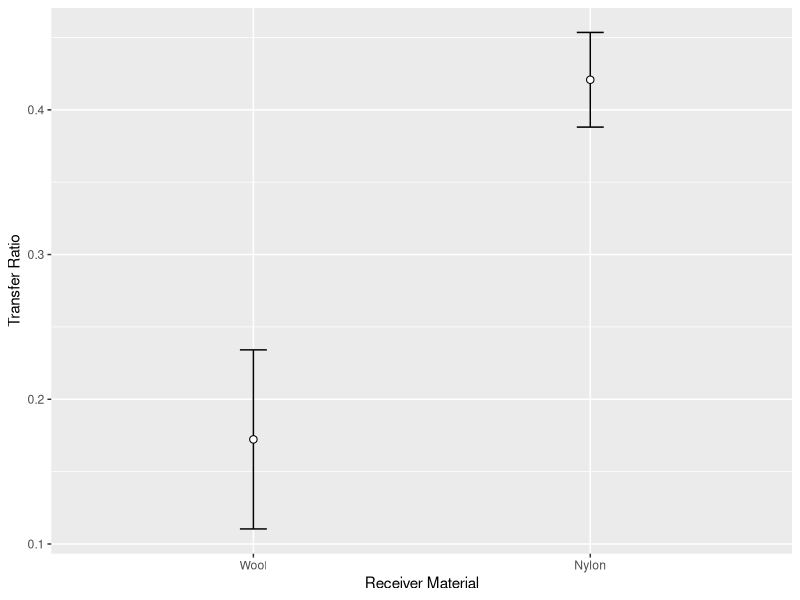
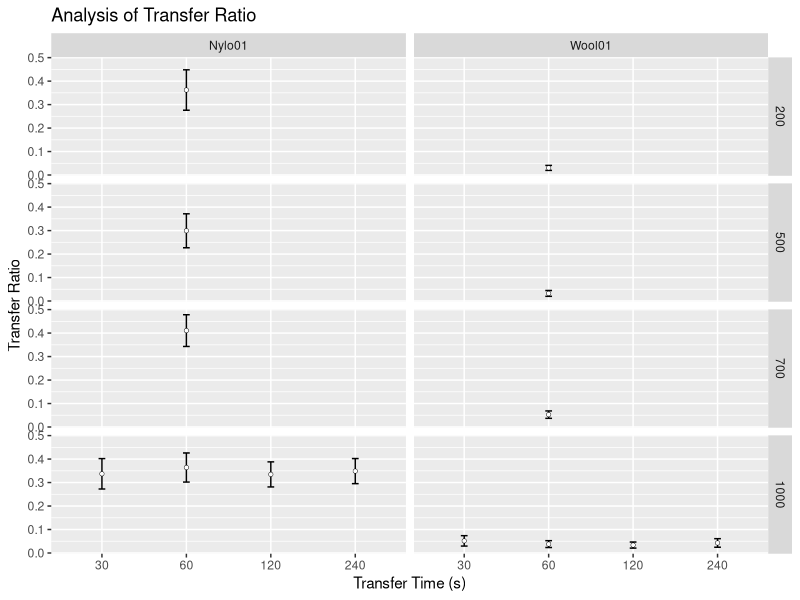
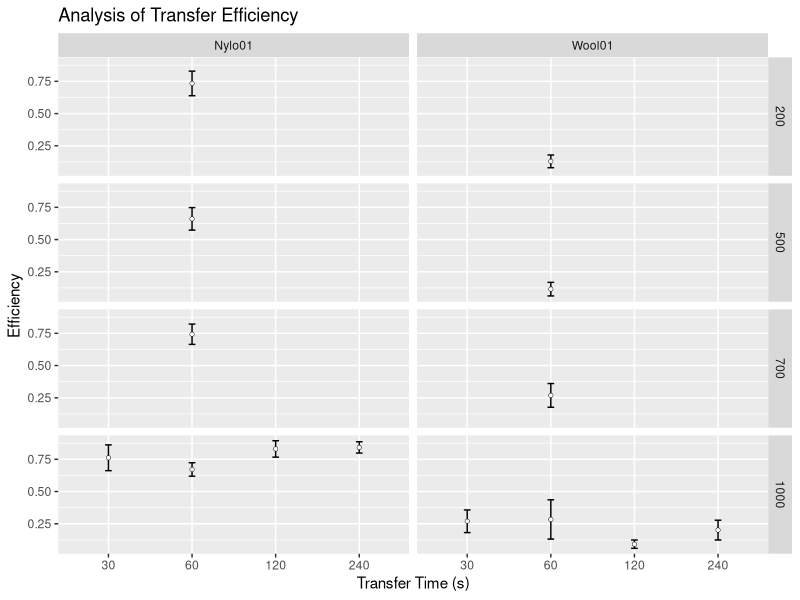
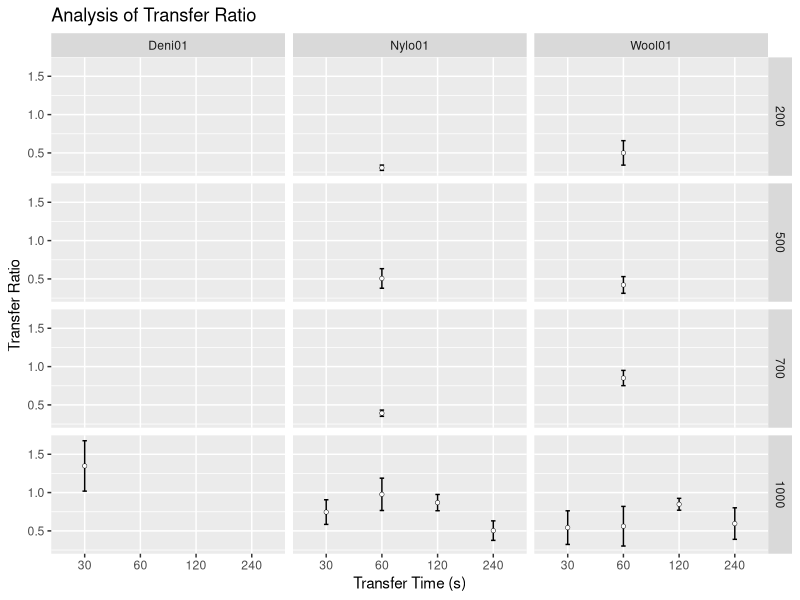
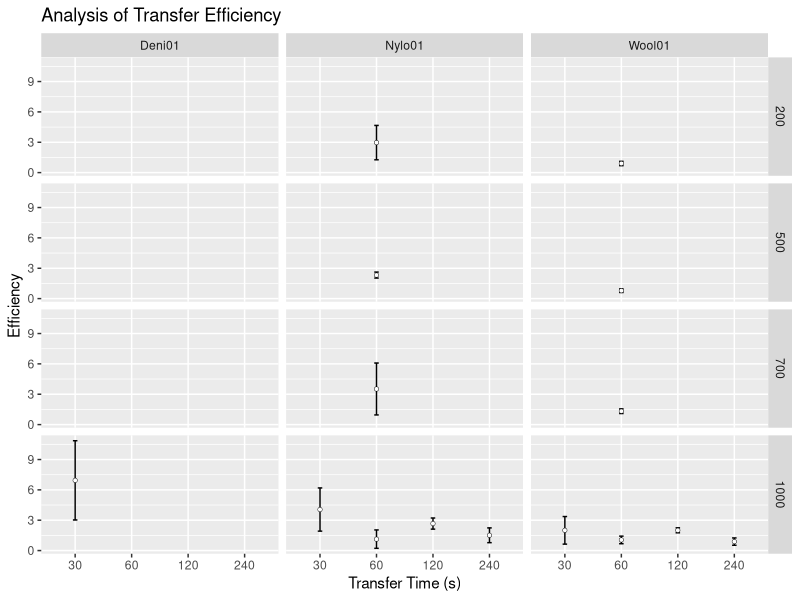

Write the R code that produced these figures, in order.
## ---- chunk 1
knitr::opts_chunk$set(echo = TRUE, message = FALSE, warning = FALSE)
# libraries
library(readxl)
library(plyr)
library(ggplot2)
library(dplyr)
## ---- chunk 2
# functions
## Gives count, mean, standard deviation, standard error of the mean, and confidence interval (default 95%).
##   data: a data frame.
##   measurevar: the name of a column that contains the variable to be summariezed
##   groupvars: a vector containing names of columns that contain grouping variables
##   na.rm: a boolean that indicates whether to ignore NA's
##   conf.interval: the percent range of the confidence interval (default is 95%)
summarySE <- function(data=NULL, measurevar, groupvars=NULL, na.rm=FALSE,
                      conf.interval=.95, .drop=TRUE) {
    # New version of length which can handle NA's: if na.rm==T, don't count them
    length2 <- function (x, na.rm=FALSE) {
        if (na.rm) sum(!is.na(x))
        else       length(x)
    }

    # This does the summary. For each group's data frame, return a vector with
    # N, mean, and sd
    datac <- ddply(data, groupvars, .drop=.drop,
      .fun = function(xx, col) {
        c(N    = length2(xx[[col]], na.rm=na.rm),
          mean = mean   (xx[[col]], na.rm=na.rm),
          sd   = sd     (xx[[col]], na.rm=na.rm)
        )
      },
      measurevar
    )

    # Rename the "mean" column    
    datac <- plyr::rename(datac, c("mean" = measurevar))

    datac$se <- datac$sd / sqrt(datac$N)  # Calculate standard error of the mean

    # Confidence interval multiplier for standard error
    # Calculate t-statistic for confidence interval: 
    # e.g., if conf.interval is .95, use .975 (above/below), and use df=N-1
    ciMult <- qt(conf.interval/2 + .5, datac$N-1)
    datac$ci <- datac$se * ciMult

    return(datac)
}

numericFactorOrder <- function(x) {
    
  u = unique(x)
  new.levels = u[order(as.numeric(u))]
  x = factor(x, levels=new.levels)
  return(x)
  
}

## ---- chunk 3
# Read in ML's data
my.dat = read_xlsx("dat/20191030DatasetPaper.xlsx", sheet = "DataMl")

# only use the transfer experiments for Groups 1 & 2. Groups 3-6 are not 
# clear in what they are and don't fit with the rest. Mostly Persistence?
# TODO - deal with Groups 3-6 later
transfer.dat = my.dat %>% filter(Time == "00000" & Group %in% c(1,2)) %>% select(c("Substrate", "ActivityID", "ObsType", "Count", "Mass", "Duration", "Group", "Repeat")) 
transfer.dat

## ---- chunk 4

# fix column types
transfer.dat$Count = as.numeric(transfer.dat$Count)
transfer.dat$Group = as.character(transfer.dat$Group)
transfer.dat$Repeat = as.character(transfer.dat$Repeat)

# add a photoID column to keep track of which datapoint is which
photo.id = rep(paste0("P", seq(1:5)), as.integer(nrow(transfer.dat)/5+1))
transfer.dat = data.frame(PhotoID = photo.id[1:nrow(transfer.dat)], transfer.dat)

# split out each set of photos...
p1 = transfer.dat %>% filter(PhotoID == "P1") %>% select(Mass,Duration,Group,Repeat,Count)
p2 = transfer.dat %>% filter(PhotoID == "P2") %>% select(Mass,Duration,Group,Repeat,Count)
p3 = transfer.dat %>% filter(PhotoID == "P3") %>% select(Mass,Duration,Group,Repeat,Count)
p4 = transfer.dat %>% filter(PhotoID == "P4") %>% select(Mass,Duration,Group,Repeat,Count)
p5 = transfer.dat %>% filter(PhotoID == "P5") %>% select(Mass,Duration,Group,Repeat,Count)

# ...and merge
merge.dat = data.frame(p1, p2$Count, p3$Count, p4$Count, p5$Count)
names(merge.dat) = c("Mass","Duration","Group","Repeat","P1","P2","P3","P4","P5")

# calculate the Transfer Ratios and Efficiencies
# NB: the summarise() function can be problematic here, if plyr is loaded
#     after dplyr. Check that first if this stops working.
final.dat = merge.dat %>% group_by(Mass, Duration, Group, Repeat) %>% summarise(Donor = P3 - P1, Receiver = P5 - P2, Donor_post = P3 - P4) %>% mutate(Ratio = Receiver/Donor, Efficiency = Receiver/Donor_post)

summ.dat = summarySE(final.dat, measurevar = "Ratio", groupvars = c("Group"))

## ---- chunk 5

ggplot(summ.dat, aes(x = Group, y = Ratio)) + 
  geom_point(size=2.2) +
  geom_errorbar(aes(ymin = Ratio-se, ymax = Ratio+se), width = 0.08) +
  geom_point(colour = "white") +
  scale_x_discrete(labels = c("Wool", "Nylon")) +
  labs(x = "Receiver Material",
       y = "Transfer Ratio")

## ---- chunk 6
# Read in Bh's data
my.dat = read_xlsx("dat/NorBhCleanDataset.xlsx", sheet = "Data", trim_ws = TRUE, col_types = "text")

# Fix the column name for Time - seems to have extra spaces
my.dat = rename(my.dat, Mass = `Mass (g)`)
my.dat = rename(my.dat, TransferTime = `TransferTime (s)`)
my.dat = rename(my.dat, PersistenceTime = `PersistenceTime (min)`)
#colnames(my.dat)

# only use the Transfer data (PersistenceTime == "0") 
transfer.dat = my.dat %>% filter(PersistenceTime == 0) %>% select(c("Substrate", "ObservationType", "Count", "Mass", "TransferTime", "Experiment", "Replicate")) 
transfer.dat

## ---- chunk 7
# fix column types
transfer.dat$Count = as.numeric(transfer.dat$Count)
transfer.dat$Experiment = as.character(transfer.dat$Experiment)
transfer.dat$Replicate = as.character(transfer.dat$Replicate)

# add a photoID column to keep track of which datapoint is which
photo.id = rep(paste0("P", seq(1:5)), as.integer(nrow(transfer.dat)/5+1))
transfer.dat = data.frame(PhotoID = photo.id[1:nrow(transfer.dat)], transfer.dat)

# split out each set of photos...
p1 = transfer.dat %>% filter(PhotoID == "P1") %>% select(Mass,TransferTime,Substrate,Experiment,Replicate,Count)
p2 = transfer.dat %>% filter(PhotoID == "P2") %>% select(Mass,TransferTime,Substrate,Experiment,Replicate,Count)
p3 = transfer.dat %>% filter(PhotoID == "P3") %>% select(Mass,TransferTime,Substrate,Experiment,Replicate,Count)
p4 = transfer.dat %>% filter(PhotoID == "P4") %>% select(Mass,TransferTime,Substrate,Experiment,Replicate,Count)
p5 = transfer.dat %>% filter(PhotoID == "P5") %>% select(Mass,TransferTime,Substrate,Experiment,Replicate,Count)

# ...and merge
merge.dat = data.frame(p5[,c("Mass","TransferTime","Substrate","Experiment","Replicate")], p1$Count, p2$Count, p3$Count, p4$Count, p5$Count)
names(merge.dat) = c("Mass","TransferTime","Substrate","Experiment","Replicate","P1","P2","P3","P4","P5")

# calculate the Transfer Ratios and Efficiencies
# NB: the summarise() function can be problematic here, if plyr is loaded
#     after dplyr. Check that first if this stops working.
final.dat = merge.dat %>% group_by(Mass, TransferTime, Substrate, Replicate) %>% summarise(Donor = P3 - P1, Receiver = P5 - P2, Donor_post = P3 - P4) %>% mutate(Ratio = Receiver/Donor, Efficiency = Receiver/Donor_post)

ratio.dat = summarySE(final.dat, measurevar = "Ratio", groupvars = c("Mass","TransferTime","Substrate"))

ratio.dat
## ---- chunk 8

ggplot(ratio.dat, aes(x = numericFactorOrder(TransferTime), y = Ratio)) + 
  geom_point(size=1) +
  geom_errorbar(aes(ymin = Ratio-se, ymax = Ratio+se), width = 0.08) +
  geom_point(colour = "white", size = 0.7) +
#  scale_x_discrete(labels = c("Wool", "Nylon")) +
  labs(title = "Analysis of Transfer Ratio",
       x = "Transfer Time (s)",
       y = "Transfer Ratio") +
  facet_grid(numericFactorOrder(Mass) ~ Substrate)


## ---- chunk 9

eff.dat = summarySE(final.dat, measurevar = "Efficiency", groupvars = c("Mass","TransferTime","Substrate"))

eff.dat
ggplot(eff.dat, aes(x = numericFactorOrder(TransferTime), y = Efficiency)) + 
  geom_point(size=1) +
  geom_errorbar(aes(ymin = Efficiency-se, ymax = Efficiency+se), width = 0.08) +
  geom_point(colour = "white", size = 0.7) +
#  scale_x_discrete(labels = c("Wool", "Nylon")) +
  labs(title = "Analysis of Transfer Efficiency",
       x = "Transfer Time (s)",
       y = "Efficiency") +
  facet_grid(numericFactorOrder(Mass) ~ Substrate)


## ---- chunk 10
# Read in Bh's data
my.dat = read_xlsx("dat/StrSgCleanDataset.xlsx", sheet = "Data", trim_ws = TRUE, col_types = "text")

# Fix the column name for Time - seems to have extra spaces
my.dat = rename(my.dat, Mass = `Mass (g)`)
my.dat = rename(my.dat, TransferTime = `TransferTime (s)`)
my.dat = rename(my.dat, PersistenceTime = `PersistenceTime (min)`)
#colnames(my.dat)

# only use the Transfer data (PersistenceTime == "0") 
transfer.dat = my.dat %>% filter(PersistenceTime == 0) %>% select(c("Substrate", "ObservationType", "Count", "Mass", "TransferTime", "Experiment", "Replicate"))

# also remove expt 16 as it is incomplete
transfer.dat = transfer.dat[as.numeric(transfer.dat$Experiment) < 16,]

transfer.dat

## ---- chunk 11
# fix column types
transfer.dat$Count = as.numeric(transfer.dat$Count)
transfer.dat$Experiment = as.character(transfer.dat$Experiment)
transfer.dat$Replicate = as.character(transfer.dat$Replicate)

# add a photoID column to keep track of which datapoint is which
photo.id = rep(paste0("P", seq(1:5)), as.integer(nrow(transfer.dat)/5+1))
transfer.dat = data.frame(PhotoID = photo.id[1:nrow(transfer.dat)], transfer.dat)

# split out each set of photos...
p1 = transfer.dat %>% filter(PhotoID == "P1") %>% select(Mass,TransferTime,Substrate,Experiment,Replicate,Count)
p2 = transfer.dat %>% filter(PhotoID == "P2") %>% select(Mass,TransferTime,Substrate,Experiment,Replicate,Count)
p3 = transfer.dat %>% filter(PhotoID == "P3") %>% select(Mass,TransferTime,Substrate,Experiment,Replicate,Count)
p4 = transfer.dat %>% filter(PhotoID == "P4") %>% select(Mass,TransferTime,Substrate,Experiment,Replicate,Count)
p5 = transfer.dat %>% filter(PhotoID == "P5") %>% select(Mass,TransferTime,Substrate,Experiment,Replicate,Count)

# ...and merge
merge.dat = data.frame(p5[,c("Mass","TransferTime","Substrate","Experiment","Replicate")], p1$Count, p2$Count, p3$Count, p4$Count, p5$Count)
names(merge.dat) = c("Mass","TransferTime","Substrate","Experiment","Replicate","P1","P2","P3","P4","P5")

# calculate the Transfer Ratios and Efficiencies
# NB: the summarise() function can be problematic here, if plyr is loaded
#     after dplyr. Check that first if this stops working.
final.dat = merge.dat %>% group_by(Mass, TransferTime, Substrate, Replicate) %>% summarise(Donor = P3 - P1, Receiver = P5 - P2, Donor_post = P3 - P4) %>% mutate(Ratio = Receiver/Donor, Efficiency = Receiver/Donor_post)

ratio.dat = summarySE(final.dat, measurevar = "Ratio", groupvars = c("Mass","TransferTime","Substrate"))

ratio.dat
## ---- chunk 12

ggplot(ratio.dat, aes(x = numericFactorOrder(TransferTime), y = Ratio)) + 
  geom_point(size=1) +
  geom_errorbar(aes(ymin = Ratio-se, ymax = Ratio+se), width = 0.08) +
  geom_point(colour = "white", size = 0.7) +
#  scale_x_discrete(labels = c("Wool", "Nylon")) +
  labs(title = "Analysis of Transfer Ratio",
       x = "Transfer Time (s)",
       y = "Transfer Ratio") +
  facet_grid(numericFactorOrder(Mass) ~ Substrate)


## ---- chunk 13

eff.dat = summarySE(final.dat, measurevar = "Efficiency", groupvars = c("Mass","TransferTime","Substrate"))

eff.dat
ggplot(eff.dat, aes(x = numericFactorOrder(TransferTime), y = Efficiency)) + 
  geom_point(size=1) +
  geom_errorbar(aes(ymin = Efficiency-se, ymax = Efficiency+se), width = 0.08) +
  geom_point(colour = "white", size = 0.7) +
#  scale_x_discrete(labels = c("Wool", "Nylon")) +
  labs(title = "Analysis of Transfer Efficiency",
       x = "Transfer Time (s)",
       y = "Efficiency") +
  facet_grid(numericFactorOrder(Mass) ~ Substrate)
